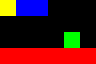

A 2D game scene composited from a Tiled map and its tileset images. What follows is a short description and the map's XML, with each tile layer's data collapsed to a summary:
An orthogonal 6x4 tile map with 16x16 px tiles, 2 tile layers (sol, deco) and 2 objects (joueur, piege).

<map version="1.10" orientation="orthogonal" renderorder="right-down" width="6" height="4" tilewidth="16" tileheight="16" infinite="0">
 <properties><property name="gravite" type="float" value="9.5" /></properties>
 <tileset firstgid="1" source="base.tsx" />
 <layer id="1" name="sol" width="6" height="4"><data encoding="csv">
0,0,0,0,0,0,
0,0,0,0,0,0,
0,0,0,0,2,0,
1,1,1,1,1,1
</data></layer>
 <layer id="2" name="deco" width="6" height="4"><data>[24 cells, 3 non-empty, 2 distinct tile ids]</data></layer>
 <group id="3" name="g" offsetx="5">
  <objectgroup id="4" name="objets">
   <object id="1" name="depart" type="joueur" x="20" y="30"><properties><property name="vies" type="int" value="3" /></properties><point /></object>
   <object id="2" name="zone" class="piege" x="0" y="0" width="10" height="10"><polygon points="0,0 10,0 5,8" /></object>
  </objectgroup>
 </group>
</map>
